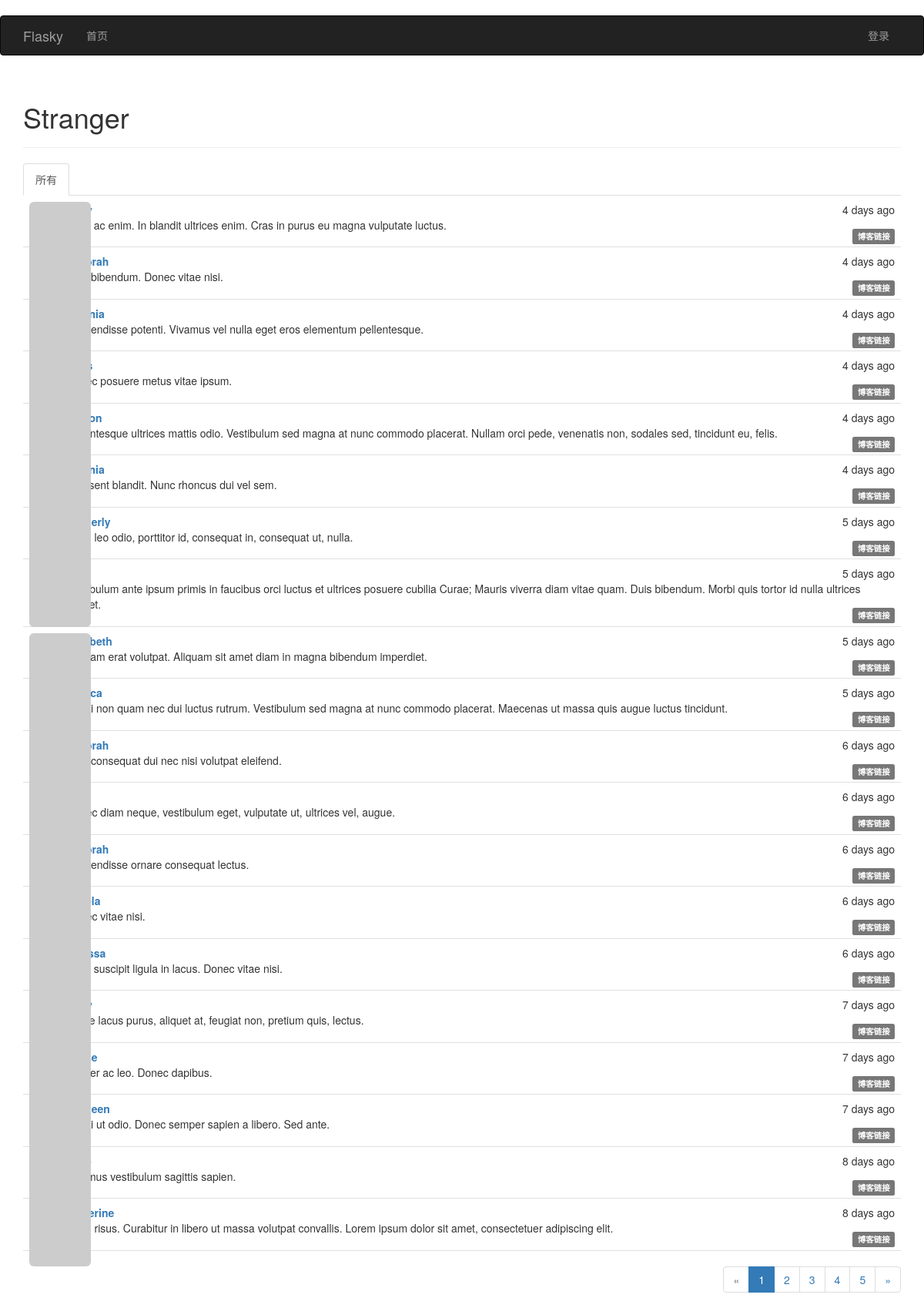
The page / on the database its author committed.
### app/models.py (models this page shows, shortened)
class Post(db.Model):
	__tablename__='posts'
	id = db.Column(db.Integer,primary_key=True)
	body = db.Column(db.Text)
	body_html = db.Column(db.Text)
	timestamp = db.Column(db.DateTime,index=True,default=datetime.utcnow)
	author_id = db.Column(db.Integer,db.ForeignKey('users.id'))

### app/main/views.py (the view)
@main.route('/',methods=['GET','POST'])
def index():
        form=PostForm()
        if current_user.can(Permission.WRITE_ARTICLES) and form.validate_on_submit():
            post = Post(body=form.body.data,author=current_user._get_current_object())
            db.session.add(post)
            return redirect(url_for('.index'))
        page = request.args.get('page',1,type=int)
        show_followed = False
        if current_user.is_authenticated:
            show_followed = bool(request.cookies.get('show_followed',''))
        if show_followed:
            query = current_user.followed_posts
        else:
            query = Post.query
        pagination = query.order_by(Post.timestamp.desc()).paginate(
            page,per_page=current_app.config['FLASKY_POSTS_PER_PAGE'],
            error_out=False)                 #paginate() 方法的返回值是一个Pagination 类对象
        posts = pagination.items
        return render_template('index.html',form=form,posts=posts,
                               show_followed=show_followed,pagination=pagination)

### app/auth/views.py (called while the page is built)
@auth.before_app_request
def before_request():
	if current_user.is_authenticated:
		current_user.ping()
		if not current_user.confirmed and request.endpoint[:5] != 'auth.':
			return redirect(url_for('auth.unconfirmed'))

### app/main/__init__.py (called while the page is built)
@main.app_context_processor
def inject_permissions():
    return dict(Permission = Permission)

### app/models.py (called while the page is built)
	def gravatar(self,size=100,default='identicon',rating='g'):
		if request.is_secure:
			url = 'https://secure.gravatar.com/avatar'
		else:
			url = 'http://www.gravatar.com/avatar'
		hash = hashlib.md5(self.email.encode('utf-8')).hexdigest()
		return '{url}/{hash}?s={size}&d={default}&r={rating}'.format(
			url=url,hash=hash,size=size,default=default,rating=rating)

	def can(self,permissions):
		return False

### app/templates/index.html (shortened to what this page needs)
{% extends "base.html" %}
{% import "bootstrap/wtf.html" as wtf %}
{% import "_macros.html" as macros %}
{% block page_content %}
<div class="page-header">
	<h1>
	{% if current_user.is_authenticated %}
		{{ current_user.username }}
	{% else %}
		Stranger
	{% endif %}
	</h1>
</div>
<div class="post-tabs">
	<ul class="nav nav-tabs">
		<li {% if not show_followed %} class="active" {% endif %}>
			<a href="{{url_for('.show_all')}}">所有</a>
		</li>
	</ul>
	{% include '_posts.html' %}
</div>
<div class="pagination">
		{{ macros.pagination_widget(pagination,'.index')}}
</div>
{% endblock %}

### app/templates/_posts.html (shortened to what this page needs)
<ul class="posts">
	{% for post in posts %}
	<li class="post">
		<div class="profile-thumbnail">
			<a href="{{ url_for('.user',username=post.author.username)}}">
				<img class="img-rounded profile-thumbnail" src="{{ post.author.gravatar(size=40) }}">
			</a>
		</div>
		<div class="post-content">
			<div class="post-date">{{ moment(post.timestamp).fromNow() }}</div>
			<div class="post-author">
				<a href="{{url_for('.user', username=post.author.username) }}">
				</a>
			</div>
			<div class="post-body">
			{% if post.body_html %}
				{{ post.body_html | safe }}
			{% else %}
				{{ post.body }}
			{% endif %}
			</div>
			<div class="post-footer">
				<a href="{{ url_for('.post',id=post.id ) }}">
					<span class="label label-default">博客链接</span>
				</a>
			</div>
		</div>
	</li>
	{% endfor %}
</ul>

### app/static/styles.css (style rules this page uses)
.profile-thumbnail { position: absolute; }
div.post-tabs { margin-top: 16px; }
ul.posts { list-style-type: none; padding: 0px; margin: 16px 0px 0px 0px; border-top: 1px solid #e0e0e0; }
div.post-tabs ul.posts { margin: 0px; border-top: none; }
ul.posts li.post { padding: 8px; border-bottom: 1px solid #e0e0e0; }
div.post-date { float: right; }
div.post-author { font-weight: bold; }
div.post-content { margin-left: 48px; min-height: 48px; }
div.post-footer { text-align: right; }
div.pagination { width: 100%; text-align: right; padding: 0px; margin: 0px; }

### rows shown on the page
Post: timestamp "4 days ago", body "Nulla ac enim. In blandit ultrices enim. Cras in purus eu magna vulputate luctus."
Post: timestamp "4 days ago", body "Duis bibendum. Donec vitae nisi."
Post: timestamp "4 days ago", body "Suspendisse potenti. Vivamus vel nulla eget eros elementum pellentesque."
Post: timestamp "4 days ago", body "Donec posuere metus vitae ipsum."
Post: timestamp "4 days ago", body "Pellentesque ultrices mattis odio. Vestibulum sed magna at nunc commodo placerat. Nullam orci pede, venenatis non, sodales sed, tincidunt eu, felis."
Post: timestamp "4 days ago", body "Praesent blandit. Nunc rhoncus dui vel sem."
Post: timestamp "5 days ago", body "Proin leo odio, porttitor id, consequat in, consequat ut, nulla."
Post: timestamp "5 days ago", body "Vestibulum ante ipsum primis in faucibus orci luctus et ultrices posuere cubilia Curae; Mauris viverra diam vitae quam. Duis bibendum. Morbi quis tortor id nulla ultrices…"
Post: timestamp "5 days ago", body "Aliquam erat volutpat. Aliquam sit amet diam in magna bibendum imperdiet."
Post: timestamp "5 days ago", body "Morbi non quam nec dui luctus rutrum. Vestibulum sed magna at nunc commodo placerat. Maecenas ut massa quis augue luctus tincidunt."
Post: timestamp "6 days ago", body "Duis consequat dui nec nisi volutpat eleifend."
Post: timestamp "6 days ago", body "Donec diam neque, vestibulum eget, vulputate ut, ultrices vel, augue."
Post: timestamp "6 days ago", body "Suspendisse ornare consequat lectus."
Post: timestamp "6 days ago", body "Donec vitae nisi."
Post: timestamp "6 days ago", body "Nulla suscipit ligula in lacus. Donec vitae nisi."
Post: timestamp "7 days ago", body "Fusce lacus purus, aliquet at, feugiat non, pretium quis, lectus."
Post: timestamp "7 days ago", body "Integer ac leo. Donec dapibus."
Post: timestamp "7 days ago", body "Morbi ut odio. Donec semper sapien a libero. Sed ante."
Post: timestamp "8 days ago", body "Vivamus vestibulum sagittis sapien."
Post: timestamp "8 days ago", body "Proin risus. Curabitur in libero ut massa volutpat convallis. Lorem ipsum dolor sit amet, consectetuer adipiscing elit."

### other values the page prints
{{ p }} "1"
{{ p }} "2" "3" "4" "5"
